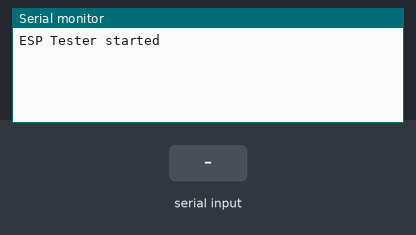
A sketch run on a simulated Arduino Uno, built for the host (arithmetic inside an expression is 32-bit, double 64-bit). Shown: the last lines printed to the serial monitor. Inputs (shaded band) come from the test bench.

Above: at 1.2 s.
1.3 s: "init" received over the second serial link
At 2.1 s:
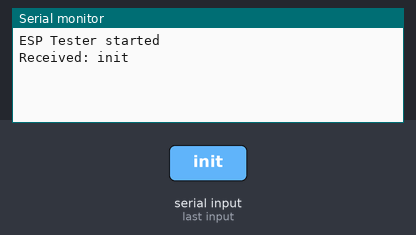
2.9 s: "1" received over the second serial link
At 3.3 s:
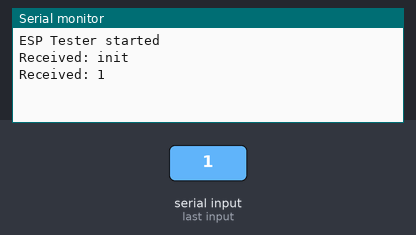

Measured:
- after the input at 1.3 s, the serial monitor: prints a new line after 0.10 s (image 1)
- after the input at 2.9 s, the serial monitor: prints a new line after 0.10 s (image 2)

The sketch:

esp_tester.ino
```cpp
//Put all files from libraries to the same folder as program
//#include <Arduiono.h>
#include <vscp.hpp>
#include <expt.hpp>

void setup() {
  // put your setup code here, to run once:
  initLogger();

  logMessage("ESP Tester started");
}

void handle_input(String input) {
  input.toLowerCase();
  // is "init" in the input?
  if (input.indexOf("init") != -1) {
    logMessage("Initialization command received");
    // Add initialization code here
    sendMessage("?status=1");
  }
}

void loop() {
  // Read the Serial input
  String input = String(receiveMessage().c_str());
  if (input.length() > 0) {
    logMessage("Received: %s", input.c_str());
  }
  sendMessage("?status=1");
  //handle_input(input);
  //Serial.print("Received: ");
  //Serial.println(input);

  delay(10);
}
```
